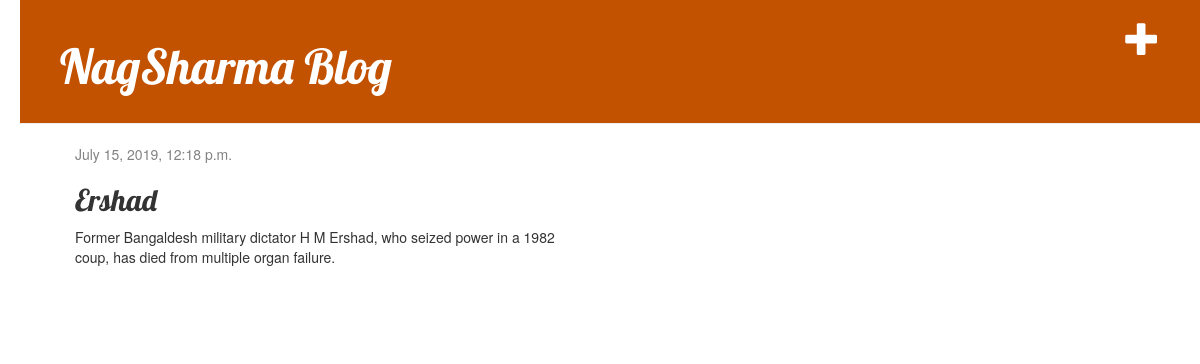
The app's page /post/1/ with its own data.
### blog/models.py (models this page shows, shortened)
class Post(models.Model):
    author = models.ForeignKey(settings.AUTH_USER_MODEL, on_delete=models.CASCADE)
    title = models.CharField(max_length=200)
    text = models.TextField()
    created_date = models.DateTimeField(default=timezone.now)
    published_date = models.DateTimeField(blank=True, null=True)

### blog/views.py (the view)
# urls.py: path('post/<int:pk>/', views.post_detail, name='post_detail'),
def post_detail(request,pk):
    post=get_object_or_404(Post,pk=pk)
    return render(request, 'blog/post_detail.html', {'post':post})

### blog/templates/blog/post_detail.html (shortened to what this page needs)
{% extends 'blog/base.html' %}
{% block content %}
    <div class="post">
        {% if post.published_date %}
            <div class="date">
                {{ post.published_date }}
            </div>
        {% endif %}
        <h2>{{ post.title }}</h2>
        <p>{{ post.text|linebreaksbr }}</p>
    </div>
{% endblock %}

### blog/static/css/blog.css (style rules this page uses)
body { padding-left: 20px; }
h1, h2, h3, h4 { font-family: 'Lobster', cursive; }
.date { color: #828282; }
.post { margin-bottom: 70px; }

### records on screen
Post: published_date "July 15, 2019, 12:18 p.m.", title "Ershad", text "Former Bangaldesh military dictator H M Ershad, who seized power in a 1982 coup, has died from multiple organ failure."
